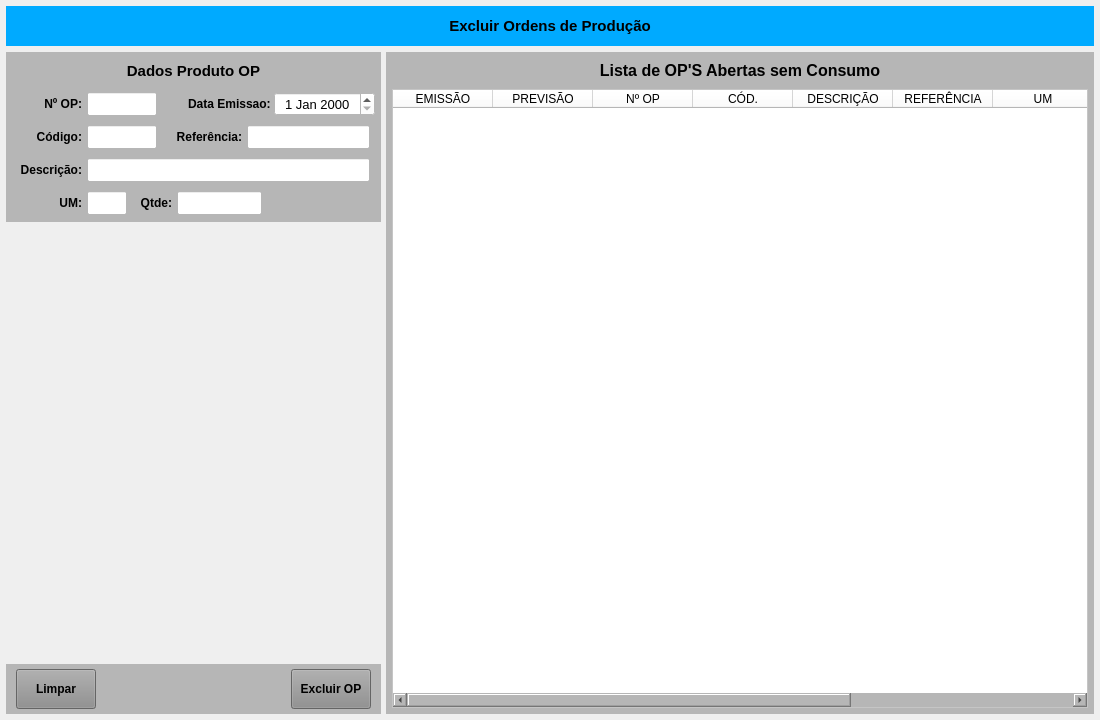
<?xml version="1.0" encoding="UTF-8"?>
<ui version="4.0">
 <class>MainWindow</class>
 <widget class="QMainWindow" name="MainWindow">
  <property name="geometry">
   <rect>
    <x>0</x>
    <y>0</y>
    <width>1100</width>
    <height>720</height>
   </rect>
  </property>
  <property name="windowTitle">
   <string>Excluir Ordens de Produção</string>
  </property>
  <property name="styleSheet">
   <string notr="true"/>
  </property>
  <widget class="QWidget" name="centralwidget">
   <layout class="QVBoxLayout" name="verticalLayout">
    <property name="spacing">
     <number>6</number>
    </property>
    <property name="leftMargin">
     <number>6</number>
    </property>
    <property name="topMargin">
     <number>6</number>
    </property>
    <property name="rightMargin">
     <number>6</number>
    </property>
    <property name="bottomMargin">
     <number>6</number>
    </property>
    <item>
     <widget class="QWidget" name="widget_cabecalho" native="true">
      <property name="minimumSize">
       <size>
        <width>0</width>
        <height>40</height>
       </size>
      </property>
      <property name="maximumSize">
       <size>
        <width>16777215</width>
        <height>40</height>
       </size>
      </property>
      <property name="styleSheet">
       <string notr="true">background-color: rgb(0, 170, 255);</string>
      </property>
      <layout class="QHBoxLayout" name="horizontalLayout">
       <property name="spacing">
        <number>2</number>
       </property>
       <property name="leftMargin">
        <number>10</number>
       </property>
       <property name="topMargin">
        <number>5</number>
       </property>
       <property name="rightMargin">
        <number>10</number>
       </property>
       <property name="bottomMargin">
        <number>5</number>
       </property>
       <item>
        <widget class="QLabel" name="label_13">
         <property name="sizePolicy">
          <sizepolicy hsizetype="Preferred" vsizetype="Preferred">
           <horstretch>0</horstretch>
           <verstretch>0</verstretch>
          </sizepolicy>
         </property>
         <property name="minimumSize">
          <size>
           <width>0</width>
           <height>0</height>
          </size>
         </property>
         <property name="font">
          <font>
           <pointsize>11</pointsize>
           <weight>75</weight>
           <bold>true</bold>
          </font>
         </property>
         <property name="styleSheet">
          <string notr="true"/>
         </property>
         <property name="text">
          <string>Excluir Ordens de Produção</string>
         </property>
         <property name="alignment">
          <set>Qt::AlignCenter</set>
         </property>
        </widget>
       </item>
      </layout>
     </widget>
    </item>
    <item>
     <widget class="QWidget" name="widget_2" native="true">
      <property name="styleSheet">
       <string notr="true"/>
      </property>
      <layout class="QHBoxLayout" name="horizontalLayout_3">
       <property name="spacing">
        <number>5</number>
       </property>
       <property name="leftMargin">
        <number>0</number>
       </property>
       <property name="topMargin">
        <number>0</number>
       </property>
       <property name="rightMargin">
        <number>0</number>
       </property>
       <property name="bottomMargin">
        <number>0</number>
       </property>
       <item>
        <widget class="QWidget" name="widget_4" native="true">
         <property name="minimumSize">
          <size>
           <width>375</width>
           <height>0</height>
          </size>
         </property>
         <property name="maximumSize">
          <size>
           <width>375</width>
           <height>16777215</height>
          </size>
         </property>
         <property name="styleSheet">
          <string notr="true"/>
         </property>
         <layout class="QVBoxLayout" name="verticalLayout_2">
          <property name="spacing">
           <number>5</number>
          </property>
          <property name="leftMargin">
           <number>0</number>
          </property>
          <property name="topMargin">
           <number>0</number>
          </property>
          <property name="rightMargin">
           <number>0</number>
          </property>
          <property name="bottomMargin">
           <number>0</number>
          </property>
          <item>
           <widget class="QWidget" name="widget" native="true">
            <property name="minimumSize">
             <size>
              <width>0</width>
              <height>0</height>
             </size>
            </property>
            <property name="maximumSize">
             <size>
              <width>16777215</width>
              <height>16777215</height>
             </size>
            </property>
            <property name="styleSheet">
             <string notr="true"/>
            </property>
            <layout class="QVBoxLayout" name="verticalLayout_3">
             <property name="spacing">
              <number>6</number>
             </property>
             <property name="leftMargin">
              <number>0</number>
             </property>
             <property name="topMargin">
              <number>0</number>
             </property>
             <property name="rightMargin">
              <number>0</number>
             </property>
             <property name="bottomMargin">
              <number>0</number>
             </property>
             <item>
              <widget class="QWidget" name="widget_Cor1" native="true">
               <property name="sizePolicy">
                <sizepolicy hsizetype="Preferred" vsizetype="Preferred">
                 <horstretch>0</horstretch>
                 <verstretch>0</verstretch>
                </sizepolicy>
               </property>
               <property name="minimumSize">
                <size>
                 <width>0</width>
                 <height>0</height>
                </size>
               </property>
               <property name="maximumSize">
                <size>
                 <width>16777215</width>
                 <height>170</height>
                </size>
               </property>
               <property name="styleSheet">
                <string notr="true">background-color: rgb(182, 182, 182);</string>
               </property>
               <layout class="QVBoxLayout" name="verticalLayout_8">
                <property name="spacing">
                 <number>6</number>
                </property>
                <property name="leftMargin">
                 <number>6</number>
                </property>
                <property name="topMargin">
                 <number>6</number>
                </property>
                <property name="rightMargin">
                 <number>6</number>
                </property>
                <property name="bottomMargin">
                 <number>6</number>
                </property>
                <item>
                 <widget class="QWidget" name="widget_28" native="true">
                  <property name="minimumSize">
                   <size>
                    <width>0</width>
                    <height>25</height>
                   </size>
                  </property>
                  <property name="maximumSize">
                   <size>
                    <width>16777215</width>
                    <height>25</height>
                   </size>
                  </property>
                  <property name="styleSheet">
                   <string notr="true"/>
                  </property>
                  <layout class="QHBoxLayout" name="horizontalLayout_22">
                   <property name="spacing">
                    <number>3</number>
                   </property>
                   <property name="leftMargin">
                    <number>3</number>
                   </property>
                   <property name="topMargin">
                    <number>3</number>
                   </property>
                   <property name="rightMargin">
                    <number>3</number>
                   </property>
                   <property name="bottomMargin">
                    <number>3</number>
                   </property>
                   <item>
                    <widget class="QLabel" name="label_54">
                     <property name="maximumSize">
                      <size>
                       <width>16777215</width>
                       <height>16777215</height>
                      </size>
                     </property>
                     <property name="font">
                      <font>
                       <pointsize>11</pointsize>
                       <weight>75</weight>
                       <bold>true</bold>
                      </font>
                     </property>
                     <property name="text">
                      <string>Dados Produto OP</string>
                     </property>
                     <property name="alignment">
                      <set>Qt::AlignCenter</set>
                     </property>
                    </widget>
                   </item>
                  </layout>
                 </widget>
                </item>
                <item>
                 <widget class="QWidget" name="widget_31" native="true">
                  <property name="minimumSize">
                   <size>
                    <width>0</width>
                    <height>30</height>
                   </size>
                  </property>
                  <property name="maximumSize">
                   <size>
                    <width>16777215</width>
                    <height>30</height>
                   </size>
                  </property>
                  <property name="styleSheet">
                   <string notr="true"/>
                  </property>
                  <layout class="QHBoxLayout" name="horizontalLayout_27">
                   <property name="spacing">
                    <number>5</number>
                   </property>
                   <property name="leftMargin">
                    <number>5</number>
                   </property>
                   <property name="topMargin">
                    <number>3</number>
                   </property>
                   <property name="rightMargin">
                    <number>5</number>
                   </property>
                   <property name="bottomMargin">
                    <number>3</number>
                   </property>
                   <item>
                    <widget class="QLabel" name="label_10">
                     <property name="minimumSize">
                      <size>
                       <width>65</width>
                       <height>0</height>
                      </size>
                     </property>
                     <property name="maximumSize">
                      <size>
                       <width>65</width>
                       <height>16777215</height>
                      </size>
                     </property>
                     <property name="font">
                      <font>
                       <pointsize>9</pointsize>
                       <weight>75</weight>
                       <bold>true</bold>
                      </font>
                     </property>
                     <property name="styleSheet">
                      <string notr="true"/>
                     </property>
                     <property name="text">
                      <string>Nº OP:</string>
                     </property>
                     <property name="alignment">
                      <set>Qt::AlignRight|Qt::AlignTrailing|Qt::AlignVCenter</set>
                     </property>
                    </widget>
                   </item>
                   <item>
                    <widget class="QLineEdit" name="line_Num">
                     <property name="sizePolicy">
                      <sizepolicy hsizetype="Preferred" vsizetype="Preferred">
                       <horstretch>0</horstretch>
                       <verstretch>0</verstretch>
                      </sizepolicy>
                     </property>
                     <property name="minimumSize">
                      <size>
                       <width>70</width>
                       <height>0</height>
                      </size>
                     </property>
                     <property name="maximumSize">
                      <size>
                       <width>70</width>
                       <height>16777215</height>
                      </size>
                     </property>
                     <property name="font">
                      <font>
                       <pointsize>9</pointsize>
                      </font>
                     </property>
                     <property name="styleSheet">
                      <string notr="true">background-color: rgb(255, 255, 255);</string>
                     </property>
                     <property name="inputMask">
                      <string/>
                     </property>
                     <property name="text">
                      <string/>
                     </property>
                     <property name="frame">
                      <bool>true</bool>
                     </property>
                     <property name="echoMode">
                      <enum>QLineEdit::Normal</enum>
                     </property>
                     <property name="alignment">
                      <set>Qt::AlignCenter</set>
                     </property>
                     <property name="dragEnabled">
                      <bool>false</bool>
                     </property>
                     <property name="placeholderText">
                      <string/>
                     </property>
                    </widget>
                   </item>
                   <item>
                    <widget class="QLabel" name="label_3">
                     <property name="text">
                      <string/>
                     </property>
                    </widget>
                   </item>
                   <item>
                    <widget class="QLabel" name="label_12">
                     <property name="sizePolicy">
                      <sizepolicy hsizetype="Preferred" vsizetype="Preferred">
                       <horstretch>0</horstretch>
                       <verstretch>0</verstretch>
                      </sizepolicy>
                     </property>
                     <property name="minimumSize">
                      <size>
                       <width>100</width>
                       <height>0</height>
                      </size>
                     </property>
                     <property name="maximumSize">
                      <size>
                       <width>100</width>
                       <height>16777215</height>
                      </size>
                     </property>
                     <property name="font">
                      <font>
                       <pointsize>9</pointsize>
                       <weight>75</weight>
                       <bold>true</bold>
                      </font>
                     </property>
                     <property name="styleSheet">
                      <string notr="true"/>
                     </property>
                     <property name="text">
                      <string>Data Emissao: </string>
                     </property>
                     <property name="alignment">
                      <set>Qt::AlignRight|Qt::AlignTrailing|Qt::AlignVCenter</set>
                     </property>
                    </widget>
                   </item>
                   <item>
                    <widget class="QDateEdit" name="date_Emissao">
                     <property name="sizePolicy">
                      <sizepolicy hsizetype="Preferred" vsizetype="Preferred">
                       <horstretch>0</horstretch>
                       <verstretch>0</verstretch>
                      </sizepolicy>
                     </property>
                     <property name="minimumSize">
                      <size>
                       <width>101</width>
                       <height>0</height>
                      </size>
                     </property>
                     <property name="maximumSize">
                      <size>
                       <width>101</width>
                       <height>16777215</height>
                      </size>
                     </property>
                     <property name="font">
                      <font>
                       <pointsize>10</pointsize>
                      </font>
                     </property>
                     <property name="styleSheet">
                      <string notr="true">background-color: rgb(255, 255, 255);</string>
                     </property>
                     <property name="alignment">
                      <set>Qt::AlignCenter</set>
                     </property>
                    </widget>
                   </item>
                  </layout>
                 </widget>
                </item>
                <item>
                 <widget class="QWidget" name="widget_29" native="true">
                  <property name="minimumSize">
                   <size>
                    <width>0</width>
                    <height>30</height>
                   </size>
                  </property>
                  <property name="maximumSize">
                   <size>
                    <width>16777215</width>
                    <height>30</height>
                   </size>
                  </property>
                  <property name="styleSheet">
                   <string notr="true"/>
                  </property>
                  <layout class="QHBoxLayout" name="horizontalLayout_25">
                   <property name="spacing">
                    <number>5</number>
                   </property>
                   <property name="leftMargin">
                    <number>5</number>
                   </property>
                   <property name="topMargin">
                    <number>3</number>
                   </property>
                   <property name="rightMargin">
                    <number>5</number>
                   </property>
                   <property name="bottomMargin">
                    <number>3</number>
                   </property>
                   <item>
                    <widget class="QLabel" name="label_60">
                     <property name="maximumSize">
                      <size>
                       <width>65</width>
                       <height>16777215</height>
                      </size>
                     </property>
                     <property name="font">
                      <font>
                       <pointsize>9</pointsize>
                       <weight>75</weight>
                       <bold>true</bold>
                      </font>
                     </property>
                     <property name="text">
                      <string>Código:</string>
                     </property>
                     <property name="alignment">
                      <set>Qt::AlignRight|Qt::AlignTrailing|Qt::AlignVCenter</set>
                     </property>
                    </widget>
                   </item>
                   <item>
                    <widget class="QLineEdit" name="line_Codigo">
                     <property name="sizePolicy">
                      <sizepolicy hsizetype="Preferred" vsizetype="Preferred">
                       <horstretch>0</horstretch>
                       <verstretch>0</verstretch>
                      </sizepolicy>
                     </property>
                     <property name="minimumSize">
                      <size>
                       <width>70</width>
                       <height>0</height>
                      </size>
                     </property>
                     <property name="maximumSize">
                      <size>
                       <width>70</width>
                       <height>16777215</height>
                      </size>
                     </property>
                     <property name="font">
                      <font>
                       <pointsize>9</pointsize>
                      </font>
                     </property>
                     <property name="styleSheet">
                      <string notr="true">background-color: rgb(255, 255, 255);</string>
                     </property>
                     <property name="alignment">
                      <set>Qt::AlignCenter</set>
                     </property>
                    </widget>
                   </item>
                   <item>
                    <widget class="QLabel" name="label_61">
                     <property name="maximumSize">
                      <size>
                       <width>80</width>
                       <height>16777215</height>
                      </size>
                     </property>
                     <property name="font">
                      <font>
                       <pointsize>9</pointsize>
                       <weight>75</weight>
                       <bold>true</bold>
                      </font>
                     </property>
                     <property name="text">
                      <string>Referência:</string>
                     </property>
                     <property name="alignment">
                      <set>Qt::AlignRight|Qt::AlignTrailing|Qt::AlignVCenter</set>
                     </property>
                    </widget>
                   </item>
                   <item>
                    <widget class="QLineEdit" name="line_Referencia">
                     <property name="sizePolicy">
                      <sizepolicy hsizetype="Preferred" vsizetype="Preferred">
                       <horstretch>0</horstretch>
                       <verstretch>0</verstretch>
                      </sizepolicy>
                     </property>
                     <property name="minimumSize">
                      <size>
                       <width>0</width>
                       <height>0</height>
                      </size>
                     </property>
                     <property name="maximumSize">
                      <size>
                       <width>16777215</width>
                       <height>16777215</height>
                      </size>
                     </property>
                     <property name="font">
                      <font>
                       <pointsize>9</pointsize>
                      </font>
                     </property>
                     <property name="cursor">
                      <cursorShape>IBeamCursor</cursorShape>
                     </property>
                     <property name="styleSheet">
                      <string notr="true">background-color: rgb(255, 255, 255);</string>
                     </property>
                     <property name="inputMask">
                      <string/>
                     </property>
                     <property name="text">
                      <string/>
                     </property>
                     <property name="maxLength">
                      <number>20</number>
                     </property>
                     <property name="frame">
                      <bool>true</bool>
                     </property>
                     <property name="echoMode">
                      <enum>QLineEdit::Normal</enum>
                     </property>
                     <property name="alignment">
                      <set>Qt::AlignLeading|Qt::AlignLeft|Qt::AlignVCenter</set>
                     </property>
                    </widget>
                   </item>
                  </layout>
                 </widget>
                </item>
                <item>
                 <widget class="QWidget" name="widget_30" native="true">
                  <property name="minimumSize">
                   <size>
                    <width>0</width>
                    <height>30</height>
                   </size>
                  </property>
                  <property name="maximumSize">
                   <size>
                    <width>16777215</width>
                    <height>30</height>
                   </size>
                  </property>
                  <property name="styleSheet">
                   <string notr="true"/>
                  </property>
                  <layout class="QHBoxLayout" name="horizontalLayout_26">
                   <property name="spacing">
                    <number>5</number>
                   </property>
                   <property name="leftMargin">
                    <number>5</number>
                   </property>
                   <property name="topMargin">
                    <number>3</number>
                   </property>
                   <property name="rightMargin">
                    <number>5</number>
                   </property>
                   <property name="bottomMargin">
                    <number>3</number>
                   </property>
                   <item>
                    <widget class="QLabel" name="label_62">
                     <property name="maximumSize">
                      <size>
                       <width>65</width>
                       <height>16777215</height>
                      </size>
                     </property>
                     <property name="font">
                      <font>
                       <pointsize>9</pointsize>
                       <weight>75</weight>
                       <bold>true</bold>
                      </font>
                     </property>
                     <property name="text">
                      <string>Descrição:</string>
                     </property>
                     <property name="alignment">
                      <set>Qt::AlignRight|Qt::AlignTrailing|Qt::AlignVCenter</set>
                     </property>
                    </widget>
                   </item>
                   <item>
                    <widget class="QLineEdit" name="line_Descricao">
                     <property name="sizePolicy">
                      <sizepolicy hsizetype="Preferred" vsizetype="Preferred">
                       <horstretch>0</horstretch>
                       <verstretch>0</verstretch>
                      </sizepolicy>
                     </property>
                     <property name="minimumSize">
                      <size>
                       <width>0</width>
                       <height>0</height>
                      </size>
                     </property>
                     <property name="maximumSize">
                      <size>
                       <width>16777215</width>
                       <height>16777215</height>
                      </size>
                     </property>
                     <property name="font">
                      <font>
                       <pointsize>9</pointsize>
                      </font>
                     </property>
                     <property name="styleSheet">
                      <string notr="true">background-color: rgb(255, 255, 255);</string>
                     </property>
                     <property name="alignment">
                      <set>Qt::AlignLeading|Qt::AlignLeft|Qt::AlignVCenter</set>
                     </property>
                    </widget>
                   </item>
                  </layout>
                 </widget>
                </item>
                <item>
                 <widget class="QWidget" name="widget_33" native="true">
                  <property name="minimumSize">
                   <size>
                    <width>0</width>
                    <height>30</height>
                   </size>
                  </property>
                  <property name="maximumSize">
                   <size>
                    <width>16777215</width>
                    <height>30</height>
                   </size>
                  </property>
                  <property name="styleSheet">
                   <string notr="true"/>
                  </property>
                  <layout class="QHBoxLayout" name="horizontalLayout_13">
                   <property name="spacing">
                    <number>5</number>
                   </property>
                   <property name="leftMargin">
                    <number>5</number>
                   </property>
                   <property name="topMargin">
                    <number>3</number>
                   </property>
                   <property name="rightMargin">
                    <number>5</number>
                   </property>
                   <property name="bottomMargin">
                    <number>3</number>
                   </property>
                   <item>
                    <widget class="QLabel" name="label_24">
                     <property name="minimumSize">
                      <size>
                       <width>65</width>
                       <height>0</height>
                      </size>
                     </property>
                     <property name="maximumSize">
                      <size>
                       <width>65</width>
                       <height>16777215</height>
                      </size>
                     </property>
                     <property name="font">
                      <font>
                       <pointsize>9</pointsize>
                       <weight>75</weight>
                       <bold>true</bold>
                      </font>
                     </property>
                     <property name="text">
                      <string>UM:</string>
                     </property>
                     <property name="alignment">
                      <set>Qt::AlignRight|Qt::AlignTrailing|Qt::AlignVCenter</set>
                     </property>
                    </widget>
                   </item>
                   <item>
                    <widget class="QLineEdit" name="line_UM">
                     <property name="sizePolicy">
                      <sizepolicy hsizetype="Preferred" vsizetype="Preferred">
                       <horstretch>0</horstretch>
                       <verstretch>0</verstretch>
                      </sizepolicy>
                     </property>
                     <property name="minimumSize">
                      <size>
                       <width>40</width>
                       <height>0</height>
                      </size>
                     </property>
                     <property name="maximumSize">
                      <size>
                       <width>40</width>
                       <height>16777215</height>
                      </size>
                     </property>
                     <property name="font">
                      <font>
                       <pointsize>9</pointsize>
                      </font>
                     </property>
                     <property name="styleSheet">
                      <string notr="true">background-color: rgb(255, 255, 255);</string>
                     </property>
                     <property name="alignment">
                      <set>Qt::AlignCenter</set>
                     </property>
                    </widget>
                   </item>
                   <item>
                    <widget class="QLabel" name="label_34">
                     <property name="maximumSize">
                      <size>
                       <width>40</width>
                       <height>16777215</height>
                      </size>
                     </property>
                     <property name="font">
                      <font>
                       <pointsize>9</pointsize>
                       <weight>75</weight>
                       <bold>true</bold>
                      </font>
                     </property>
                     <property name="text">
                      <string>Qtde:</string>
                     </property>
                     <property name="alignment">
                      <set>Qt::AlignRight|Qt::AlignTrailing|Qt::AlignVCenter</set>
                     </property>
                    </widget>
                   </item>
                   <item>
                    <widget class="QLineEdit" name="line_Qtde">
                     <property name="sizePolicy">
                      <sizepolicy hsizetype="Preferred" vsizetype="Preferred">
                       <horstretch>0</horstretch>
                       <verstretch>0</verstretch>
                      </sizepolicy>
                     </property>
                     <property name="minimumSize">
                      <size>
                       <width>85</width>
                       <height>0</height>
                      </size>
                     </property>
                     <property name="maximumSize">
                      <size>
                       <width>85</width>
                       <height>16777215</height>
                      </size>
                     </property>
                     <property name="font">
                      <font>
                       <pointsize>9</pointsize>
                      </font>
                     </property>
                     <property name="cursor">
                      <cursorShape>IBeamCursor</cursorShape>
                     </property>
                     <property name="styleSheet">
                      <string notr="true">background-color: rgb(255, 255, 255);</string>
                     </property>
                     <property name="inputMask">
                      <string/>
                     </property>
                     <property name="text">
                      <string/>
                     </property>
                     <property name="frame">
                      <bool>true</bool>
                     </property>
                     <property name="echoMode">
                      <enum>QLineEdit::Normal</enum>
                     </property>
                     <property name="alignment">
                      <set>Qt::AlignCenter</set>
                     </property>
                    </widget>
                   </item>
                   <item>
                    <widget class="QLabel" name="label_8">
                     <property name="text">
                      <string/>
                     </property>
                    </widget>
                   </item>
                   <item>
                    <widget class="QLabel" name="label_9">
                     <property name="text">
                      <string/>
                     </property>
                    </widget>
                   </item>
                  </layout>
                 </widget>
                </item>
               </layout>
              </widget>
             </item>
             <item>
              <widget class="QLabel" name="label_2">
               <property name="text">
                <string/>
               </property>
              </widget>
             </item>
            </layout>
           </widget>
          </item>
          <item>
           <widget class="QWidget" name="widget_Cor2" native="true">
            <property name="minimumSize">
             <size>
              <width>0</width>
              <height>50</height>
             </size>
            </property>
            <property name="maximumSize">
             <size>
              <width>16777215</width>
              <height>50</height>
             </size>
            </property>
            <property name="styleSheet">
             <string notr="true">background-color: rgb(182, 182, 182);</string>
            </property>
            <layout class="QHBoxLayout" name="horizontalLayout_2">
             <property name="spacing">
              <number>5</number>
             </property>
             <property name="leftMargin">
              <number>10</number>
             </property>
             <property name="topMargin">
              <number>5</number>
             </property>
             <property name="rightMargin">
              <number>10</number>
             </property>
             <property name="bottomMargin">
              <number>5</number>
             </property>
             <item>
              <widget class="QPushButton" name="btn_Limpar">
               <property name="sizePolicy">
                <sizepolicy hsizetype="Fixed" vsizetype="Preferred">
                 <horstretch>0</horstretch>
                 <verstretch>0</verstretch>
                </sizepolicy>
               </property>
               <property name="maximumSize">
                <size>
                 <width>80</width>
                 <height>16777215</height>
                </size>
               </property>
               <property name="font">
                <font>
                 <pointsize>9</pointsize>
                 <weight>75</weight>
                 <bold>true</bold>
                </font>
               </property>
               <property name="cursor">
                <cursorShape>PointingHandCursor</cursorShape>
               </property>
               <property name="layoutDirection">
                <enum>Qt::LeftToRight</enum>
               </property>
               <property name="autoFillBackground">
                <bool>false</bool>
               </property>
               <property name="styleSheet">
                <string notr="true">background-color: rgb(141, 141, 141);</string>
               </property>
               <property name="text">
                <string>Limpar</string>
               </property>
               <property name="checkable">
                <bool>false</bool>
               </property>
               <property name="autoDefault">
                <bool>false</bool>
               </property>
               <property name="default">
                <bool>false</bool>
               </property>
               <property name="flat">
                <bool>false</bool>
               </property>
              </widget>
             </item>
             <item>
              <widget class="QLabel" name="label">
               <property name="text">
                <string/>
               </property>
              </widget>
             </item>
             <item>
              <widget class="QPushButton" name="btn_Excluir">
               <property name="sizePolicy">
                <sizepolicy hsizetype="Fixed" vsizetype="Preferred">
                 <horstretch>0</horstretch>
                 <verstretch>0</verstretch>
                </sizepolicy>
               </property>
               <property name="maximumSize">
                <size>
                 <width>80</width>
                 <height>16777215</height>
                </size>
               </property>
               <property name="font">
                <font>
                 <pointsize>9</pointsize>
                 <weight>75</weight>
                 <bold>true</bold>
                </font>
               </property>
               <property name="cursor">
                <cursorShape>PointingHandCursor</cursorShape>
               </property>
               <property name="layoutDirection">
                <enum>Qt::LeftToRight</enum>
               </property>
               <property name="autoFillBackground">
                <bool>false</bool>
               </property>
               <property name="styleSheet">
                <string notr="true">background-color: rgb(141, 141, 141);</string>
               </property>
               <property name="text">
                <string>Excluir OP</string>
               </property>
               <property name="checkable">
                <bool>false</bool>
               </property>
               <property name="autoDefault">
                <bool>false</bool>
               </property>
               <property name="default">
                <bool>false</bool>
               </property>
               <property name="flat">
                <bool>false</bool>
               </property>
              </widget>
             </item>
            </layout>
           </widget>
          </item>
         </layout>
        </widget>
       </item>
       <item>
        <widget class="QWidget" name="widget_Cor3" native="true">
         <property name="styleSheet">
          <string notr="true">background-color: rgb(182, 182, 182);</string>
         </property>
         <layout class="QGridLayout" name="gridLayout">
          <property name="leftMargin">
           <number>6</number>
          </property>
          <property name="topMargin">
           <number>6</number>
          </property>
          <property name="rightMargin">
           <number>6</number>
          </property>
          <property name="bottomMargin">
           <number>6</number>
          </property>
          <item row="0" column="0" colspan="2">
           <widget class="QLabel" name="label_5">
            <property name="minimumSize">
             <size>
              <width>0</width>
              <height>25</height>
             </size>
            </property>
            <property name="maximumSize">
             <size>
              <width>16777215</width>
              <height>25</height>
             </size>
            </property>
            <property name="font">
             <font>
              <pointsize>12</pointsize>
              <weight>75</weight>
              <bold>true</bold>
             </font>
            </property>
            <property name="text">
             <string>Lista de OP'S Abertas sem Consumo</string>
            </property>
            <property name="alignment">
             <set>Qt::AlignCenter</set>
            </property>
           </widget>
          </item>
          <item row="1" column="0" colspan="2">
           <widget class="QTableWidget" name="table_Lista">
            <property name="sizePolicy">
             <sizepolicy hsizetype="Preferred" vsizetype="Preferred">
              <horstretch>0</horstretch>
              <verstretch>0</verstretch>
             </sizepolicy>
            </property>
            <property name="font">
             <font>
              <pointsize>9</pointsize>
             </font>
            </property>
            <property name="styleSheet">
             <string notr="true">background-color: rgb(255, 255, 255);</string>
            </property>
            <attribute name="verticalHeaderDefaultSectionSize">
             <number>0</number>
            </attribute>
            <attribute name="verticalHeaderMinimumSectionSize">
             <number>0</number>
            </attribute>
            <column>
             <property name="text">
              <string>EMISSÃO</string>
             </property>
            </column>
            <column>
             <property name="text">
              <string>PREVISÃO</string>
             </property>
            </column>
            <column>
             <property name="text">
              <string>Nº OP</string>
             </property>
            </column>
            <column>
             <property name="text">
              <string>CÓD.</string>
             </property>
            </column>
            <column>
             <property name="text">
              <string>DESCRIÇÃO</string>
             </property>
            </column>
            <column>
             <property name="text">
              <string>REFERÊNCIA</string>
             </property>
            </column>
            <column>
             <property name="text">
              <string>UM</string>
             </property>
            </column>
            <column>
             <property name="text">
              <string>QTDE</string>
             </property>
            </column>
            <column>
             <property name="text">
              <string>EST/CON</string>
             </property>
            </column>
           </widget>
          </item>
         </layout>
        </widget>
       </item>
      </layout>
     </widget>
    </item>
   </layout>
  </widget>
 </widget>
 <resources/>
 <connections/>
</ui>
